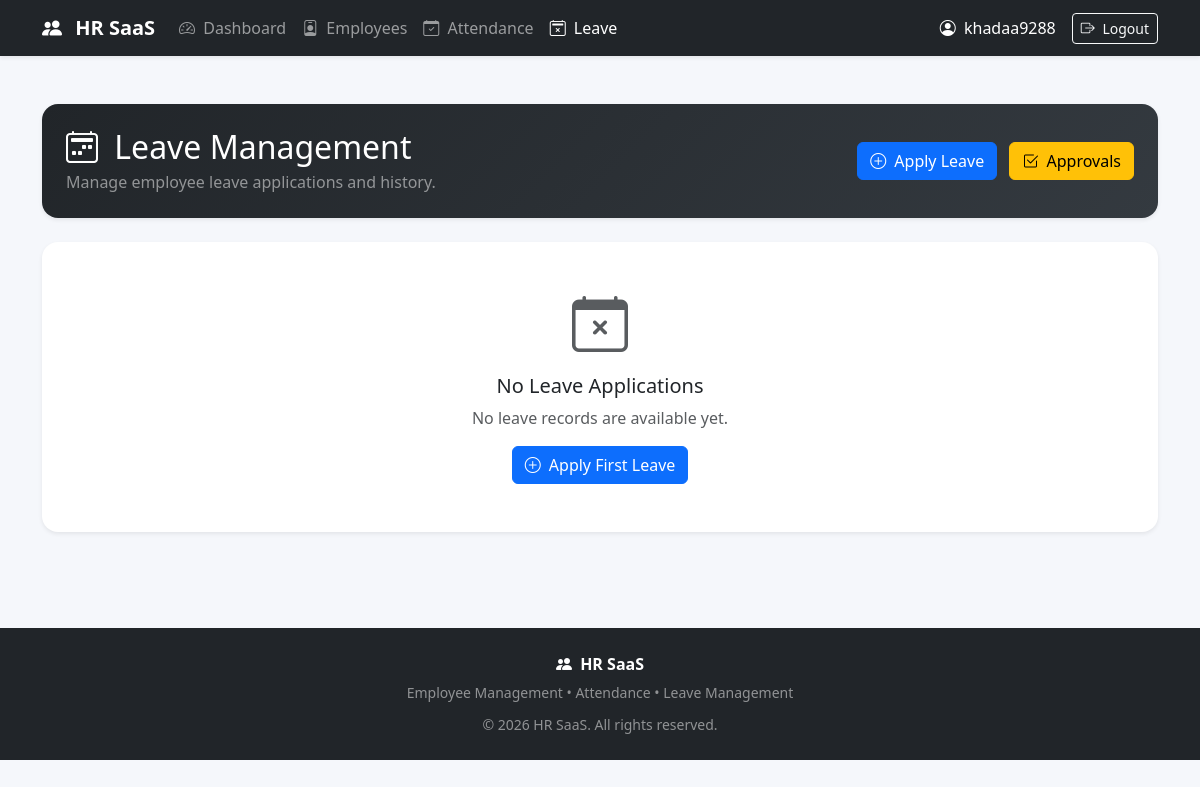
Page /leave/ (signed in) on the earlier database version.
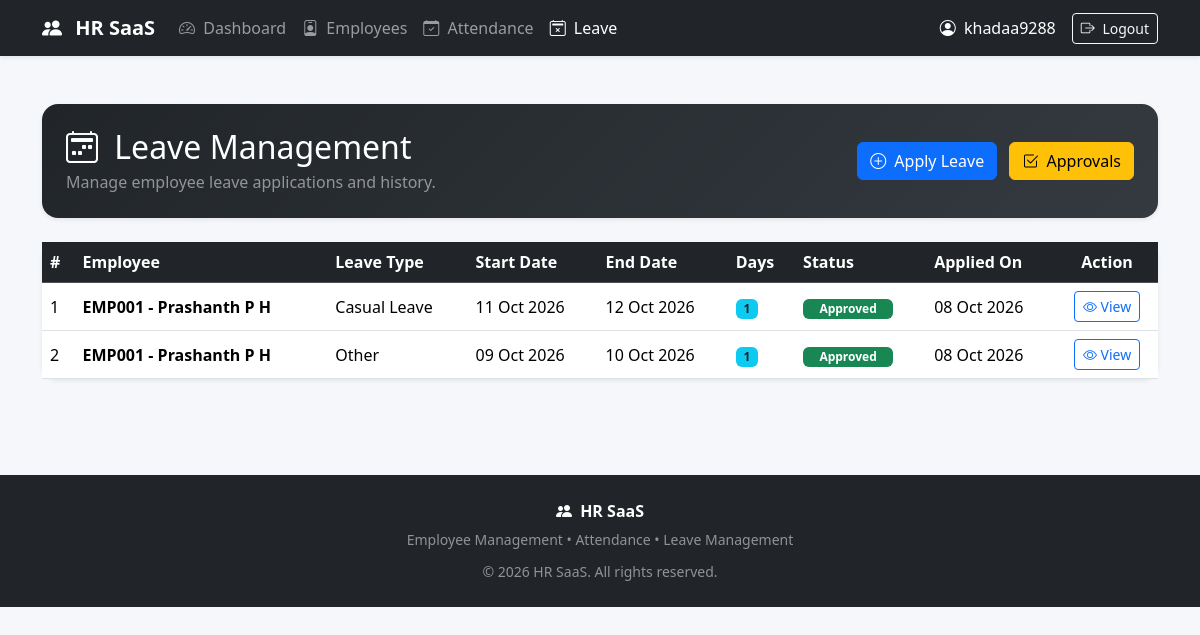
Same page on the later database version.
### leave/models.py (models this page shows, shortened)
class Leave(models.Model):
    LEAVE_TYPE_CHOICES = [
        ("Casual Leave", "Casual Leave"),
        ("Sick Leave", "Sick Leave"),
        ("Earned Leave", "Earned Leave"),
        ("Maternity Leave", "Maternity Leave"),
        ("Paternity Leave", "Paternity Leave"),
        ("Unpaid Leave", "Unpaid Leave"),
        ("Other", "Other"),
    ]
    STATUS_CHOICES = [
        ("Pending", "Pending"),
        ("Approved", "Approved"),
        ("Rejected", "Rejected"),
        ("Cancelled", "Cancelled"),
    ]
    employee = models.ForeignKey(
        Employee,
        on_delete=models.CASCADE,
        related_name="leave_requests"
    )
    leave_type = models.CharField(
        max_length=50,
        choices=LEAVE_TYPE_CHOICES
    )
    start_date = models.DateField()
    end_date = models.DateField()
    days = models.PositiveIntegerField(
        editable=False,
        default=1
    )
    reason = models.TextField()
    status = models.CharField(
        max_length=20,
        choices=STATUS_CHOICES,
        default="Pending"
    )
    applied_at = models.DateTimeField(
        auto_now_add=True
    )
    updated_at = models.DateTimeField(
        auto_now=True
    )
    approved_at = models.DateTimeField(
        null=True,
        blank=True
    )
    class Meta:
        ordering = ["-applied_at"]
        verbose_name = "Leave Request"
        verbose_name_plural = "Leave Requests"

### employees/models.py (models this page shows)
class Employee(models.Model):
    GENDER_CHOICES = [
        ("Male", "Male"),
        ("Female", "Female"),
        ("Other", "Other"),
    ]
    EMPLOYMENT_CHOICES = [
        ("Full Time", "Full Time"),
        ("Part Time", "Part Time"),
        ("Contract", "Contract"),
        ("Intern", "Intern"),
    ]
    STATUS_CHOICES = [
        ("Active", "Active"),
        ("Inactive", "Inactive"),
        ("On Leave", "On Leave"),
    ]
    employee_id = models.CharField(
        max_length=20,
        unique=True
    )
    first_name = models.CharField(
        max_length=100
    )
    last_name = models.CharField(
        max_length=100
    )
    email = models.EmailField(
        unique=True
    )
    phone = models.CharField(
        max_length=20
    )
    date_of_birth = models.DateField(
        null=True,
        blank=True
    )
    gender = models.CharField(
        max_length=20,
        choices=GENDER_CHOICES
    )
    department = models.CharField(
        max_length=100
    )
    designation = models.CharField(
        max_length=100
    )
    employment_type = models.CharField(
        max_length=20,
        choices=EMPLOYMENT_CHOICES,
        default="Full Time"
    )
    joining_date = models.DateField()
    salary = models.DecimalField(
        max_digits=12,
        decimal_places=2
    )
    status = models.CharField(
        max_length=20,
        choices=STATUS_CHOICES,
        default="Active"
    )
    address = models.TextField(
        blank=True
    )
    emergency_contact = models.CharField(
        max_length=20,
        blank=True
    )
    profile_photo = models.ImageField(
        upload_to="employees/",
        blank=True,
        null=True
    )
    created_at = models.DateTimeField(
        auto_now_add=True
    )
    updated_at = models.DateTimeField(
        auto_now=True
    )
    class Meta:
        ordering = ["-created_at"]
    def __str__(self):
        return f"{self.employee_id} - {self.first_name} {self.last_name}"

### leave/views.py (the view, shortened to what this page needs)
@login_required
def leave_list(request):
    if is_hr_or_admin(request.user):
        leaves = (
            Leave.objects
            .select_related("employee")
            .all()
            .order_by("-applied_at")
        )
    return render(
        request,
        "leave/leave_list.html",
        {
            "leaves": leaves,
            "is_hr_or_admin": is_hr_or_admin(request.user),
        },
    )

### leave/views.py (called while the page is built)
def is_hr_or_admin(user):
    if not user.is_authenticated:
        return False
    if user.is_superuser or user.is_staff:
        return True
    try:
        role = user.profile.role
        return role in ["HR", "ADMIN"]
    except Exception:
        return False

### templates/leave/leave_list.html (shortened to what this page needs)
<!DOCTYPE html>
<html lang="en">
<head>
    <link
        href="https://cdn.jsdelivr.net/npm/bootstrap@5.3.3/dist/css/bootstrap.min.css"
        rel="stylesheet"
    >
    <link
        href="https://cdn.jsdelivr.net/npm/bootstrap-icons@1.11.3/font/bootstrap-icons.css"
        rel="stylesheet"
    >
</head>
<body>
<nav class="navbar navbar-expand-lg navbar-dark bg-dark shadow-sm">
    <div class="container">
        <a class="navbar-brand" href="/">
            <i class="bi bi-people-fill me-2"></i>
            HR SaaS
        </a>
        <div class="collapse navbar-collapse" id="navbarNav">
            <ul class="navbar-nav me-auto">
                <li class="nav-item">
                    <a class="nav-link" href="/">
                        <i class="bi bi-speedometer2 me-1"></i>
                        Dashboard
                    </a>
                </li>
                <li class="nav-item">
                    <a class="nav-link" href="/employees/">
                        <i class="bi bi-person-badge me-1"></i>
                        Employees
                    </a>
                </li>
                <li class="nav-item">
                    <a class="nav-link" href="/attendance/">
                        <i class="bi bi-calendar-check me-1"></i>
                        Attendance
                    </a>
                </li>
                <li class="nav-item">
                    <a class="nav-link active" href="{% url 'leave:list' %}">
                        <i class="bi bi-calendar2-x me-1"></i>
                        Leave
                    </a>
                </li>
            </ul>
            {% if user.is_authenticated %}
                <span class="text-white me-3">
                    <i class="bi bi-person-circle me-1"></i>
                    {{ user.username }}
                </span>
                <form method="post" action="{% url 'logout' %}" class="d-inline">
                    <button class="btn btn-outline-light btn-sm">
                        <i class="bi bi-box-arrow-right me-1"></i>
                        Logout
                    </button>
                </form>
            {% endif %}
        </div>
    </div>
</nav>
<div class="container py-5">
    <div class="page-header p-4 mb-4 shadow-sm">
        <div class="d-flex flex-column flex-md-row justify-content-between align-items-md-center">
            <div>
                <h2 class="mb-1">
                    <i class="bi bi-calendar2-week me-2"></i>
                    Leave Management
                </h2>
                <p class="mb-0 text-white-50">
                    Manage employee leave applications and history.
                </p>
            </div>
            <div class="mt-3 mt-md-0">
                <a href="{% url 'leave:create' %}" class="btn btn-primary">
                    <i class="bi bi-plus-circle me-1"></i>
                    Apply Leave
                </a>
                {% if is_hr_or_admin %}
                    <a href="{% url 'leave:approvals' %}"
                       class="btn btn-warning ms-2">
                        <i class="bi bi-check2-square me-1"></i>
                        Approvals
                    </a>
                {% endif %}
            </div>
        </div>
    </div>
    <div class="card shadow-sm">
        <div class="card-body p-0">
            {% if leaves %}
                <div class="table-responsive">
                    <table class="table table-hover mb-0">
                        <thead class="table-dark">
                            <tr>
                                <th>#</th>
                                <th>Employee</th>
                                <th>Leave Type</th>
                                <th>Start Date</th>
                                <th>End Date</th>
                                <th>Days</th>
                                <th>Status</th>
                                <th>Applied On</th>
                                <th class="text-center">Action</th>
                            </tr>
                        </thead>
                        <tbody>
                        {% for leave in leaves %}
                            <tr>
                                <td>
                                    {{ forloop.counter }}
                                </td>
                                <td>
                                    <strong>
                                        {{ leave.employee }}
                                    </strong>
                                </td>
                                <td>
                                    {{ leave.leave_type }}
                                </td>
                                <td>
                                    {{ leave.start_date|date:"d M Y" }}
                                </td>
                                <td>
                                    {{ leave.end_date|date:"d M Y" }}
                                </td>
                                <td>
                                    <span class="badge bg-info text-dark">
                                        {{ leave.days }}
                                    </span>
                                </td>
                                <td>
                                    {% if leave.status == "Pending" %}
                                        <span class="badge bg-warning text-dark status-badge">
                                            Pending
                                        </span>
                                    {% elif leave.status == "Approved" %}
                                        <span class="badge bg-success status-badge">
                                            Approved
                                        </span>
                                    {% elif leave.status == "Rejected" %}
                                        <span class="badge bg-danger status-badge">
                                            Rejected
                                        </span>
                                    {% elif leave.status == "Cancelled" %}
                                        <span class="badge bg-secondary status-badge">
                                            Cancelled
                                        </span>
                                    {% else %}
                                        <span class="badge bg-secondary status-badge">
                                            {{ leave.status }}
                                        </span>
                                    {% endif %}
                                </td>
                                <td>
                                    {{ leave.applied_at|date:"d M Y" }}
                                </td>
                                <td class="text-center">
                                    <a
                                        href="{% url 'leave:detail' leave.pk %}"
                                        class="btn btn-sm btn-outline-primary"
                                    >
                                        <i class="bi bi-eye"></i>
                                        View
                                    </a>
                                </td>
                            </tr>
                        {% endfor %}
                        </tbody>
                    </table>
                </div>
            {% else %}
                <div class="text-center py-5">
                    <i class="bi bi-calendar-x display-4 text-muted"></i>
                    <h5 class="mt-3">
                        No Leave Applications
                    </h5>
                    <p class="text-muted">
                        No leave records are available yet.
                    </p>
                    <a href="{% url 'leave:create' %}"
                       class="btn btn-primary">
                        <i class="bi bi-plus-circle me-1"></i>
                        Apply First Leave
                    </a>
                </div>
            {% endif %}
        </div>
    </div>
</div>
<footer class="text-white text-center py-4 mt-5">
    <div class="container">
        <p class="mb-1">
            <i class="bi bi-people-fill me-1"></i>
            <strong>HR SaaS</strong>
        </p>
        <small class="text-white-50">
            Employee Management • Attendance • Leave Management
        </small>
        <div class="mt-2">
            <small class="text-white-50">
                © 2026 HR SaaS. All rights reserved.
            </small>
        </div>
    </div>
</footer>
</body>
</html>

### templates/leave/leave_list.html (style rules this page uses)
body { background: #f5f7fb; }
.navbar-brand { font-weight: 700; }
.page-header { background: linear-gradient(135deg, #212529, #343a40); color: white; border-radius: 16px; }
.card { border: none; border-radius: 16px; }
.table { vertical-align: middle; }
.table thead th { white-space: nowrap; }
.status-badge { min-width: 90px; display: inline-block; text-align: center; }
footer { background: #212529; }

Differences in the rows shown:
added Leave: employee "EMP001 - Prashanth P H", leave_type "Casual Leave", start_date "11 Oct 2026", end_date "12 Oct 2026", days "1", status "Approved", applied_at "08 Oct 2026"
added Leave: employee "EMP001 - Prashanth P H", leave_type "Other", start_date "09 Oct 2026", end_date "10 Oct 2026", days "1", status "Approved", applied_at "08 Oct 2026"
Other differences:
text no longer shown: "No Leave Applications No leave records are available yet. Apply First Leave"
text now shown: "# Employee Leave Type Start Date End Date Days Status Applied On Action"
